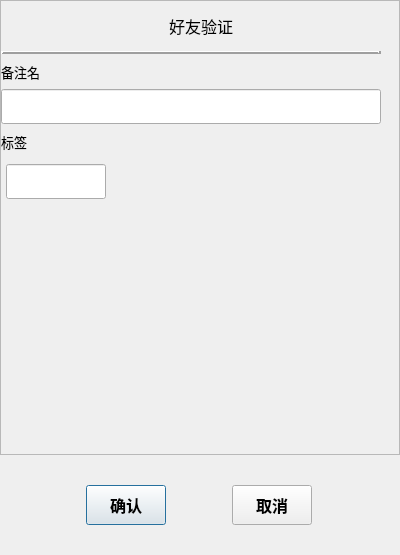
<?xml version="1.0" encoding="UTF-8"?>
<ui version="4.0">
 <class>AuthFriendApply</class>
 <widget class="QDialog" name="AuthFriendApply">
  <property name="geometry">
   <rect>
    <x>0</x>
    <y>0</y>
    <width>400</width>
    <height>555</height>
   </rect>
  </property>
  <property name="minimumSize">
   <size>
    <width>400</width>
    <height>0</height>
   </size>
  </property>
  <property name="maximumSize">
   <size>
    <width>400</width>
    <height>100000</height>
   </size>
  </property>
  <property name="windowTitle">
   <string>Dialog</string>
  </property>
  <layout class="QVBoxLayout" name="verticalLayout">
   <property name="spacing">
    <number>0</number>
   </property>
   <property name="leftMargin">
    <number>0</number>
   </property>
   <property name="topMargin">
    <number>0</number>
   </property>
   <property name="rightMargin">
    <number>0</number>
   </property>
   <property name="bottomMargin">
    <number>0</number>
   </property>
   <item>
    <widget class="QWidget" name="widget" native="true">
     <layout class="QVBoxLayout" name="verticalLayout_6">
      <property name="spacing">
       <number>0</number>
      </property>
      <property name="leftMargin">
       <number>0</number>
      </property>
      <property name="topMargin">
       <number>0</number>
      </property>
      <property name="rightMargin">
       <number>0</number>
      </property>
      <property name="bottomMargin">
       <number>0</number>
      </property>
      <item>
       <widget class="QScrollArea" name="scrollArea">
        <property name="minimumSize">
         <size>
          <width>400</width>
          <height>300</height>
         </size>
        </property>
        <property name="maximumSize">
         <size>
          <width>400</width>
          <height>16777215</height>
         </size>
        </property>
        <property name="frameShadow">
         <enum>QFrame::Sunken</enum>
        </property>
        <property name="horizontalScrollBarPolicy">
         <enum>Qt::ScrollBarAlwaysOff</enum>
        </property>
        <property name="widgetResizable">
         <bool>true</bool>
        </property>
        <widget class="QWidget" name="scrollContent">
         <property name="geometry">
          <rect>
           <x>0</x>
           <y>0</y>
           <width>400</width>
           <height>453</height>
          </rect>
         </property>
         <property name="minimumSize">
          <size>
           <width>400</width>
           <height>0</height>
          </size>
         </property>
         <property name="maximumSize">
          <size>
           <width>400</width>
           <height>16777215</height>
          </size>
         </property>
         <layout class="QVBoxLayout" name="verticalLayout_2">
          <property name="spacing">
           <number>0</number>
          </property>
          <property name="leftMargin">
           <number>0</number>
          </property>
          <property name="topMargin">
           <number>0</number>
          </property>
          <property name="rightMargin">
           <number>0</number>
          </property>
          <property name="bottomMargin">
           <number>0</number>
          </property>
          <item>
           <widget class="QLabel" name="label">
            <property name="minimumSize">
             <size>
              <width>0</width>
              <height>50</height>
             </size>
            </property>
            <property name="maximumSize">
             <size>
              <width>16777215</width>
              <height>50</height>
             </size>
            </property>
            <property name="font">
             <font>
              <pointsize>12</pointsize>
              <weight>50</weight>
              <bold>false</bold>
             </font>
            </property>
            <property name="text">
             <string>好友验证</string>
            </property>
            <property name="alignment">
             <set>Qt::AlignCenter</set>
            </property>
           </widget>
          </item>
          <item>
           <widget class="QWidget" name="widget_2" native="true">
            <property name="minimumSize">
             <size>
              <width>380</width>
              <height>0</height>
             </size>
            </property>
            <property name="maximumSize">
             <size>
              <width>380</width>
              <height>16777215</height>
             </size>
            </property>
            <layout class="QVBoxLayout" name="verticalLayout_3">
             <property name="spacing">
              <number>0</number>
             </property>
             <property name="leftMargin">
              <number>0</number>
             </property>
             <property name="topMargin">
              <number>0</number>
             </property>
             <property name="rightMargin">
              <number>0</number>
             </property>
             <property name="bottomMargin">
              <number>0</number>
             </property>
             <item>
              <widget class="Line" name="line">
               <property name="font">
                <font>
                 <pointsize>9</pointsize>
                 <italic>false</italic>
                </font>
               </property>
               <property name="frameShadow">
                <enum>QFrame::Raised</enum>
               </property>
               <property name="lineWidth">
                <number>3</number>
               </property>
               <property name="orientation">
                <enum>Qt::Horizontal</enum>
               </property>
              </widget>
             </item>
             <item>
              <widget class="QLabel" name="label_3">
               <property name="minimumSize">
                <size>
                 <width>0</width>
                 <height>35</height>
                </size>
               </property>
               <property name="maximumSize">
                <size>
                 <width>16777215</width>
                 <height>35</height>
                </size>
               </property>
               <property name="font">
                <font>
                 <pointsize>10</pointsize>
                 <weight>50</weight>
                 <bold>false</bold>
                </font>
               </property>
               <property name="text">
                <string>备注名</string>
               </property>
              </widget>
             </item>
             <item>
              <widget class="CustomizeEdit" name="bakName">
               <property name="minimumSize">
                <size>
                 <width>380</width>
                 <height>35</height>
                </size>
               </property>
               <property name="maximumSize">
                <size>
                 <width>380</width>
                 <height>35</height>
                </size>
               </property>
               <property name="font">
                <font>
                 <pointsize>12</pointsize>
                 <weight>75</weight>
                 <bold>true</bold>
                </font>
               </property>
              </widget>
             </item>
             <item>
              <widget class="QLabel" name="label_4">
               <property name="minimumSize">
                <size>
                 <width>400</width>
                 <height>35</height>
                </size>
               </property>
               <property name="maximumSize">
                <size>
                 <width>400</width>
                 <height>35</height>
                </size>
               </property>
               <property name="font">
                <font>
                 <pointsize>10</pointsize>
                 <weight>50</weight>
                 <bold>false</bold>
                </font>
               </property>
               <property name="text">
                <string>标签</string>
               </property>
              </widget>
             </item>
             <item>
              <widget class="QWidget" name="gridWidet" native="true">
               <property name="enabled">
                <bool>true</bool>
               </property>
               <property name="minimumSize">
                <size>
                 <width>380</width>
                 <height>120</height>
                </size>
               </property>
               <property name="maximumSize">
                <size>
                 <width>380</width>
                 <height>11111</height>
                </size>
               </property>
               <layout class="QVBoxLayout" name="verticalLayout_4">
                <property name="spacing">
                 <number>5</number>
                </property>
                <property name="leftMargin">
                 <number>5</number>
                </property>
                <property name="topMargin">
                 <number>5</number>
                </property>
                <property name="rightMargin">
                 <number>5</number>
                </property>
                <property name="bottomMargin">
                 <number>5</number>
                </property>
                <item>
                 <widget class="QWidget" name="widget_4" native="true">
                  <property name="enabled">
                   <bool>true</bool>
                  </property>
                  <property name="minimumSize">
                   <size>
                    <width>0</width>
                    <height>35</height>
                   </size>
                  </property>
                  <property name="maximumSize">
                   <size>
                    <width>16777215</width>
                    <height>10000</height>
                   </size>
                  </property>
                  <widget class="QLineEdit" name="labelLineEdit">
                   <property name="geometry">
                    <rect>
                     <x>0</x>
                     <y>0</y>
                     <width>100</width>
                     <height>35</height>
                    </rect>
                   </property>
                   <property name="minimumSize">
                    <size>
                     <width>30</width>
                     <height>35</height>
                    </size>
                   </property>
                   <property name="maximumSize">
                    <size>
                     <width>100</width>
                     <height>35</height>
                    </size>
                   </property>
                   <property name="font">
                    <font>
                     <pointsize>9</pointsize>
                     <weight>75</weight>
                     <bold>true</bold>
                    </font>
                   </property>
                  </widget>
                 </widget>
                </item>
               </layout>
              </widget>
             </item>
             <item>
              <widget class="QWidget" name="LabelListWidget" native="true">
               <property name="minimumSize">
                <size>
                 <width>400</width>
                 <height>0</height>
                </size>
               </property>
               <property name="maximumSize">
                <size>
                 <width>400</width>
                 <height>16777215</height>
                </size>
               </property>
               <layout class="QHBoxLayout" name="horizontalLayout_3">
                <property name="spacing">
                 <number>0</number>
                </property>
                <property name="leftMargin">
                 <number>0</number>
                </property>
                <property name="topMargin">
                 <number>0</number>
                </property>
                <property name="rightMargin">
                 <number>0</number>
                </property>
                <property name="bottomMargin">
                 <number>0</number>
                </property>
                <item>
                 <widget class="QWidget" name="labelList" native="true">
                  <property name="enabled">
                   <bool>true</bool>
                  </property>
                  <property name="minimumSize">
                   <size>
                    <width>300</width>
                    <height>0</height>
                   </size>
                  </property>
                  <property name="maximumSize">
                   <size>
                    <width>300</width>
                    <height>10000</height>
                   </size>
                  </property>
                 </widget>
                </item>
                <item>
                 <widget class="QWidget" name="widget_8" native="true">
                  <property name="minimumSize">
                   <size>
                    <width>30</width>
                    <height>30</height>
                   </size>
                  </property>
                  <property name="maximumSize">
                   <size>
                    <width>30</width>
                    <height>30</height>
                   </size>
                  </property>
                  <property name="layoutDirection">
                   <enum>Qt::LeftToRight</enum>
                  </property>
                  <layout class="QVBoxLayout" name="verticalLayout_5">
                   <property name="spacing">
                    <number>0</number>
                   </property>
                   <property name="leftMargin">
                    <number>0</number>
                   </property>
                   <property name="topMargin">
                    <number>0</number>
                   </property>
                   <property name="rightMargin">
                    <number>0</number>
                   </property>
                   <property name="bottomMargin">
                    <number>0</number>
                   </property>
                   <item>
                    <widget class="ClickOnceLabel" name="moreLabel">
                     <property name="minimumSize">
                      <size>
                       <width>30</width>
                       <height>30</height>
                      </size>
                     </property>
                     <property name="maximumSize">
                      <size>
                       <width>30</width>
                       <height>30</height>
                      </size>
                     </property>
                     <property name="text">
                      <string/>
                     </property>
                     <property name="pixmap">
                      <pixmap resource="rc.qrc">:/res/arowdown.png</pixmap>
                     </property>
                     <property name="alignment">
                      <set>Qt::AlignCenter</set>
                     </property>
                    </widget>
                   </item>
                  </layout>
                 </widget>
                </item>
               </layout>
              </widget>
             </item>
            </layout>
           </widget>
          </item>
         </layout>
        </widget>
       </widget>
      </item>
      <item>
       <widget class="QWidget" name="widget_3" native="true">
        <property name="minimumSize">
         <size>
          <width>0</width>
          <height>100</height>
         </size>
        </property>
        <property name="maximumSize">
         <size>
          <width>16777215</width>
          <height>100</height>
         </size>
        </property>
        <layout class="QHBoxLayout" name="horizontalLayout">
         <property name="spacing">
          <number>0</number>
         </property>
         <property name="leftMargin">
          <number>0</number>
         </property>
         <property name="topMargin">
          <number>0</number>
         </property>
         <property name="rightMargin">
          <number>0</number>
         </property>
         <property name="bottomMargin">
          <number>0</number>
         </property>
         <item>
          <spacer name="horizontalSpacer">
           <property name="orientation">
            <enum>Qt::Horizontal</enum>
           </property>
           <property name="sizeType">
            <enum>QSizePolicy::Fixed</enum>
           </property>
           <property name="sizeHint" stdset="0">
            <size>
             <width>60</width>
             <height>20</height>
            </size>
           </property>
          </spacer>
         </item>
         <item>
          <widget class="ClickButton" name="confirmButton">
           <property name="minimumSize">
            <size>
             <width>80</width>
             <height>40</height>
            </size>
           </property>
           <property name="maximumSize">
            <size>
             <width>80</width>
             <height>40</height>
            </size>
           </property>
           <property name="font">
            <font>
             <pointsize>12</pointsize>
             <weight>75</weight>
             <bold>true</bold>
            </font>
           </property>
           <property name="text">
            <string>确认</string>
           </property>
          </widget>
         </item>
         <item>
          <spacer name="horizontalSpacer_3">
           <property name="orientation">
            <enum>Qt::Horizontal</enum>
           </property>
           <property name="sizeType">
            <enum>QSizePolicy::Fixed</enum>
           </property>
           <property name="sizeHint" stdset="0">
            <size>
             <width>40</width>
             <height>20</height>
            </size>
           </property>
          </spacer>
         </item>
         <item>
          <widget class="ClickButton" name="cancelButton">
           <property name="minimumSize">
            <size>
             <width>80</width>
             <height>40</height>
            </size>
           </property>
           <property name="maximumSize">
            <size>
             <width>80</width>
             <height>40</height>
            </size>
           </property>
           <property name="font">
            <font>
             <pointsize>12</pointsize>
             <weight>75</weight>
             <bold>true</bold>
            </font>
           </property>
           <property name="text">
            <string>取消</string>
           </property>
          </widget>
         </item>
         <item>
          <spacer name="horizontalSpacer_2">
           <property name="orientation">
            <enum>Qt::Horizontal</enum>
           </property>
           <property name="sizeType">
            <enum>QSizePolicy::Fixed</enum>
           </property>
           <property name="sizeHint" stdset="0">
            <size>
             <width>60</width>
             <height>20</height>
            </size>
           </property>
          </spacer>
         </item>
        </layout>
       </widget>
      </item>
     </layout>
    </widget>
   </item>
  </layout>
 </widget>
 <customwidgets>
  <customwidget>
   <class>CustomizeEdit</class>
   <extends>QLineEdit</extends>
   <header>widgets/customizeedit.h</header>
  </customwidget>
  <customwidget>
   <class>ClickButton</class>
   <extends>QPushButton</extends>
   <header>widgets/clickbutton.h</header>
  </customwidget>
  <customwidget>
   <class>ClickOnceLabel</class>
   <extends>QLabel</extends>
   <header>widgets/clickoncelabel.h</header>
  </customwidget>
 </customwidgets>
 <resources>
  <include location="rc.qrc"/>
 </resources>
 <connections/>
</ui>
